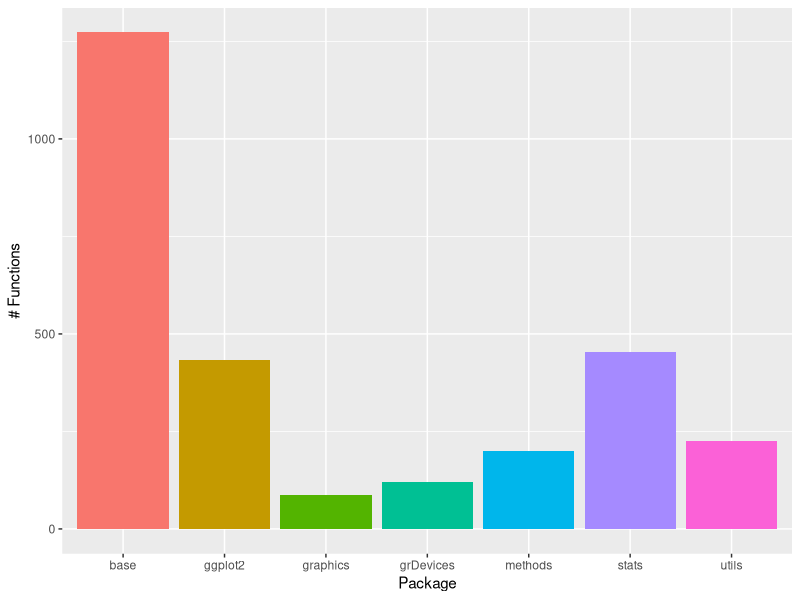

Here is the R script that generated this plot: (Note: this script raises an error after producing the figure.)
## ---- chunk 1
14 %/% 3
14 %% 3
## ---- chunk 2
(1+1)^(5-2) 
1 + 2^3 * 4 
3*1^3 
## ---- chunk 3
paste("first", "second", sep = " ")
paste("first", "second", collapse = " ")
paste(c("first", "second"), sep = " ") # sep only works w/ 2 objects passed in
paste(c("first", "second"), collapse = " ") # collapse works on vectors

paste(c("a", "b", "c", "d"), 
      c("first", "second", "third", "fourth"), 
      sep = "-", collapse = " ")
# sep is used to collapse parameters, then collapse is used to collapse vectors

paste0(c("a", "b", "c"))
paste0("a", "b", "c") # equivalent to paste(..., sep = "")
## ---- chunk 4
# Define a vector of numbers
x <- c(1, 2, 3, 4, 5)

# Calculate the maximum
max(x)

# function to repeat a variable multiple times
rep("test", 3)
# Concatenate strings, using "ing... " as the separator
paste(rep("test", 3), collapse = "ing... ")
## ---- chunk 5
# Define variables for the 3 sides of the triangle
a <- 212
b <- 345
c_meas <- 406
c_actual <- sqrt(a^2 + b^2)

# Calculate difference between measured and actual
# relative to actual 
# and make it a percentage
pct_error <- (c_meas - c_actual)/c_actual * 100
pct_error
## ---- chunk 6
# Define variables for the 3 sides of the triangle
a <- 291
b <- 414
c_angle <- 67.6
c_actual <- sqrt(a^2 + b^2 - 2*a*b*cos(c_angle/180*pi))
c_actual
## ---- chunk 7
library(ggplot2)

# This code lists all the functions available to be called
pkgs <- search()
pkgs <- pkgs[grep("package:",pkgs)]
# get all the functions in each package that is loaded
all_fns <- lapply(pkgs, function(x) as.character(lsf.str(x)))
# create a data frame
pkg_fns <- data.frame(pkg = rep(pkgs, sapply(all_fns, length)), 
                      fn = unlist(all_fns))
pkg_fns$pkg <- gsub("package:", "", pkg_fns$pkg)


ggplot(pkg_fns, aes(x = pkg, y = after_stat(count), fill = pkg)) + 
  geom_bar() + theme(legend.position = "none") + 
  ylab("# Functions") + xlab("Package")


## ---- chunk 8
# This code lists all the functions available to be called
pkgs <- search()
pkgs <- pkgs[grep("package:",pkgs)]
# get all the functions in each package that is loaded
all_fns <- lapply(pkgs, function(x) as.character(lsf.str(x)))
# create a data frame
pkg_fns <- data.frame(pkg = rep(pkgs, sapply(all_fns, length)), 
                      fn = unlist(all_fns))
pkg_fns$pkg <- gsub("package:", "", pkg_fns$pkg)

ggplot2::ggplot(pkg_fns, ggplot2::aes(x = pkg, fill = pkg)) + 
  ggplot2::geom_bar(y = ggplot2::after_stat(count)) + 
  ggplot2::theme(legend.position = "none") + 
  ggplot2::xlab("Package") + ggplot2::ylab("# Functions")

## ---- chunk 9
data <- rnorm(100)
mean(data)

mean(rnorm(100))

library(magrittr) # load the pipe %>%

rnorm(100) %>%
  mean()

rnorm(100) |> mean()
